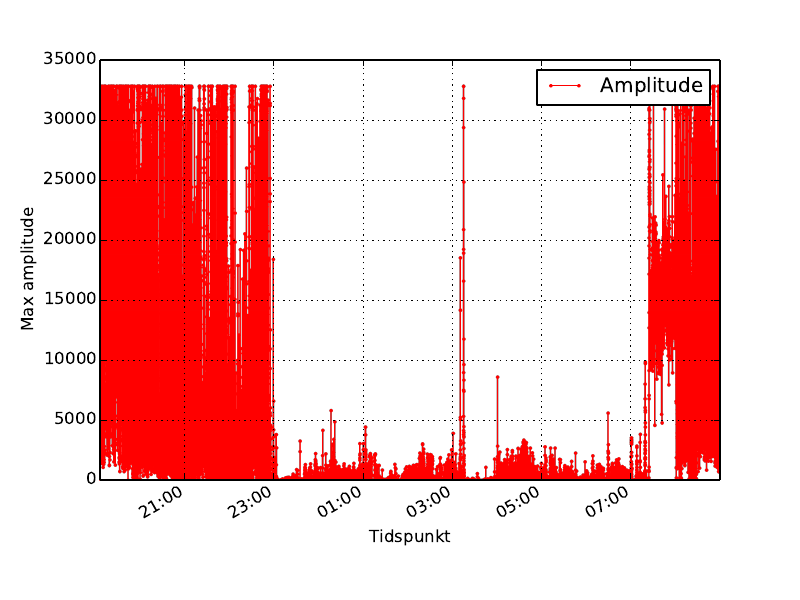

Python code for this plot:
import datetime
import matplotlib
import matplotlib.dates
from matplotlib.dates import YearLocator, MonthLocator, DateFormatter

def main():
    f = open(r"snorken_amplitudes.txt", "r").readlines()
    lst = [(datetime.datetime.strptime(x.split("\t")[0].strip(), "%Y-%m-%d %H:%M:%S.%f"), x.split("\t")[1]) for x in f]
    lst = [x for x in lst if x[0] >= datetime.datetime(2015, 4, 24, 19, 6, 14) and x[0] <= datetime.datetime(2015, 4, 25, 9, 0, 0)]
    lst2 = zip(*lst)
    format = matplotlib.dates.DateFormatter('%H:%M')

    dates = matplotlib.dates.date2num(lst2[0])
    matplotlib.use('PDF')
    import matplotlib.pyplot as plt

    fig, ax = plt.subplots()
    ax.plot_date(dates, lst2[1], 'o-', color="red", markerfacecolor='red', markeredgecolor='red', markersize=2, label="Amplitude", rasterized=True)
    plt.legend(["Amplitude"])
    ax.set_ylabel('Maks amplitude')
    ax.set_xlabel('Tidspunkt')
    plt.ylabel('Maks amplitude', rotation="vertical")
    plt.xlabel('Tidspunkt', rotation="horizontal")
    ax.xaxis.set_major_formatter(format)
    ax.autoscale_view()
    ax.grid(True)
    fig.autofmt_xdate()
    plt.savefig(r"amplitude-plot-snorken.pdf", dpi=400)

if __name__ == '__main__':
    main()